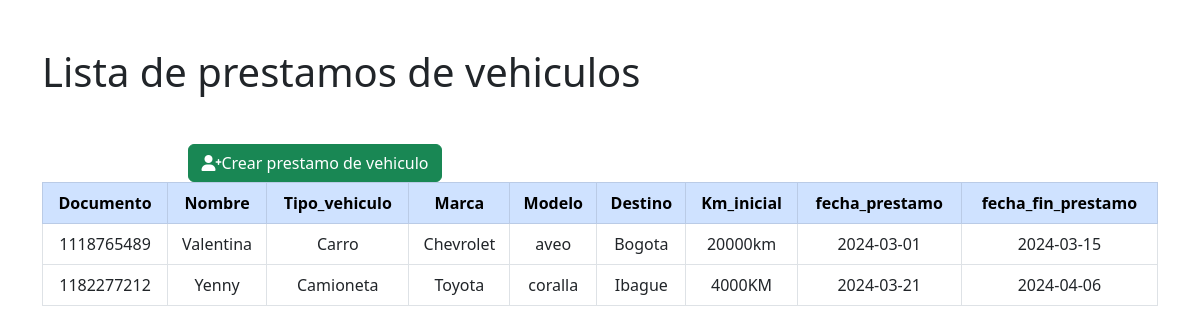
The page / on the database its author committed.
### tables this page shows
CREATE TABLE `prest_vehiculo` (
  `id_prestamo` int(11) NOT NULL,
  `id_vehiculo` int(11) NOT NULL,
  `documento` int(11) NOT NULL,
  `id_destino` int(11) NOT NULL,
  `km_inicial` varchar(15) NOT NULL,
  `fecha_ini` date NOT NULL,
  `fecha_fin` date NOT NULL
);

CREATE TABLE `usuarios` (
  `documento` int(11) NOT NULL,
  `nombre` varchar(30) NOT NULL,
  `apellido` varchar(30) NOT NULL,
  `telefono` varchar(12) NOT NULL
);

CREATE TABLE `tipo_vehiculo` (
  `id_tip_veh` int(11) NOT NULL,
  `nom_vehiculo` varchar(20) NOT NULL
);

CREATE TABLE `marca` (
  `id_marca` int(11) NOT NULL,
  `marca` varchar(20) NOT NULL
);

CREATE TABLE `vehiculo` (
  `id_vehiculo` int(11) NOT NULL,
  `modelo` varchar(20) NOT NULL,
  `id_tip_veh` int(11) NOT NULL,
  `id_marca` int(11) NOT NULL
);

CREATE TABLE `destino` (
  `id_destino` int(11) NOT NULL,
  `nom_destino` varchar(30) NOT NULL
);

### index.php (the view, shortened to what this page needs)
<?php
    $conexion = new Database();
    $con = $conexion->conectar();
?>
<!DOCTYPE html>
<html lang="en">
<head>
    <link href="https://cdn.jsdelivr.net/npm/bootstrap@5.3.0/dist/css/bootstrap.min.css" rel="stylesheet">
    <link href="https://cdnjs.cloudflare.com/ajax/libs/font-awesome/6.0.0-beta3/css/all.min.css" rel="stylesheet">
</head>
<body>
<div class="container mt-5">
    <h1 class="text">Lista de prestamos de vehiculos</h1>
    <br>
    <div class="text-center">
    <div class="row mt-3">
        <div class="col-md-6">
            <a href="crear.php" class="btn btn-success"><i class="fas fa-user-plus"></i>Crear prestamo de vehiculo</a>
        </div>
    </div>
    <table class="table table-bordered">
        <thead class="table-primary">
            <tr>
                <th>Documento</th>
                <th>Nombre</th>
                <th>Tipo_vehiculo</th>
                <th>Marca</th>
                <th>Modelo</th>
                <th>Destino</th>
                <th>Km_inicial</th>
                <th>fecha_prestamo</th>
                <th>fecha_fin_prestamo</th>
            </tr>
        </thead>
        <tbody>
            <?php
            $consulta = "SELECT * FROM prest_vehiculo, vehiculo, tipo_vehiculo, marca, destino, usuarios
            WHERE prest_vehiculo.id_vehiculo = vehiculo.id_vehiculo AND prest_vehiculo.id_destino = destino.id_destino
            AND prest_vehiculo.documento = usuarios.documento AND vehiculo.id_tip_veh = tipo_vehiculo.id_tip_veh
            AND vehiculo.id_marca = marca.id_marca";
            $resultado = $con->query($consulta);
            while ($fila = $resultado->fetch()) {
                echo '
                <tr>
                    <td>' . $fila["documento"] . '</td>
                    <td>' . $fila["nombre"] . '</td>
                    <td>' . $fila["nom_vehiculo"] . '</td>
                    <td>' . $fila["marca"] . '</td>
                    <td>' . $fila["modelo"] . '</td>
                    <td>' . $fila["nom_destino"] . '</td>
                    <td>' . $fila["km_inicial"] . '</td>
                    <td>' . $fila["fecha_ini"] . '</td>
                    <td>' . $fila["fecha_fin"] . '</td>
                    </td>
                </tr>';
            }
            ?>
        </tbody>
    </table>
</div>
</body>
</html>

### rows shown on the page
prest_vehiculo: usuarios.documento "1118765489", usuarios.nombre "Valentina", tipo_vehiculo.nom_vehiculo "Carro", marca.marca "Chevrolet", id_vehiculo.modelo "aveo", id_destino.nom_destino "Bogota", km_inicial "20000km", fecha_ini "2024-03-01", fecha_fin "2024-03-15"
prest_vehiculo: usuarios.documento "1182277212", usuarios.nombre "Yenny", tipo_vehiculo.nom_vehiculo "Camioneta", marca.marca "Toyota", id_vehiculo.modelo "coralla", id_destino.nom_destino "Ibague", km_inicial "4000KM", fecha_ini "2024-03-21", fecha_fin "2024-04-06"
